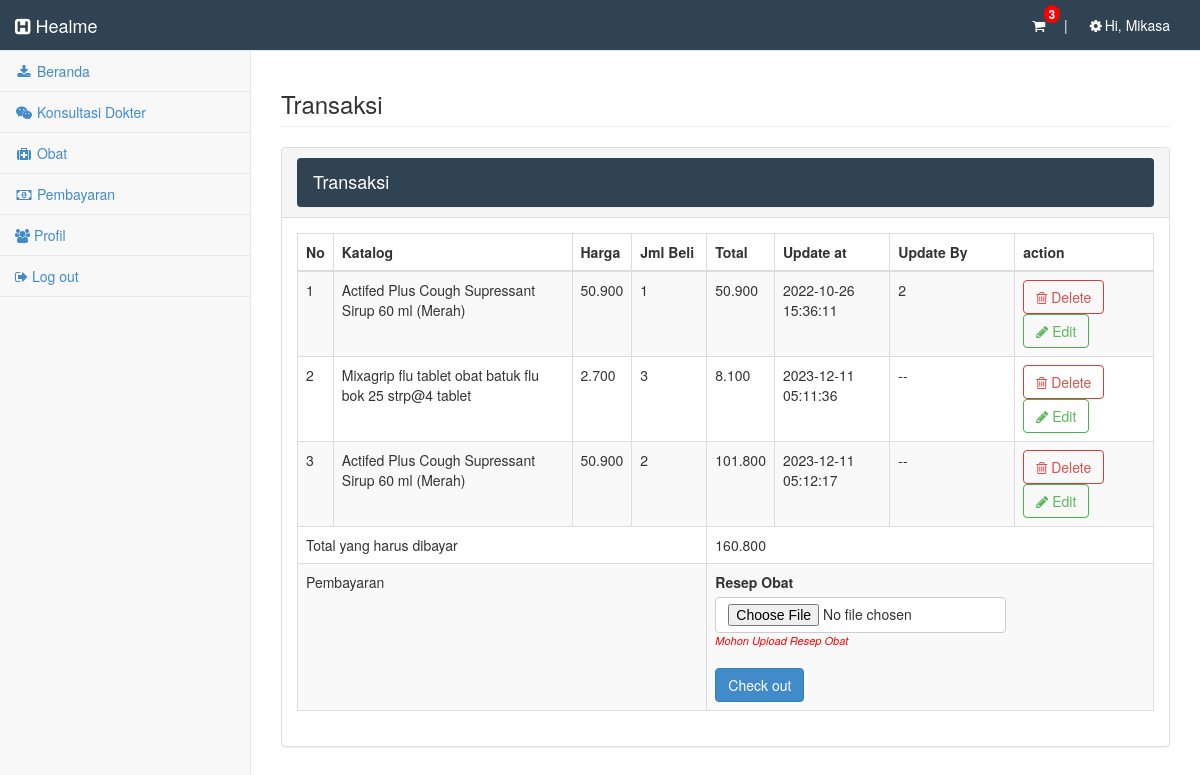
Page /transaksi.php (signed in) on the committed database.
### tables this page shows
CREATE TABLE `transaksi` (
  `id_transaksi` int(11) NOT NULL,
  `id_user` int(11) NOT NULL,
  `nm_katalog` varchar(100) NOT NULL,
  `harga` int(11) NOT NULL,
  `jml_beli` int(11) NOT NULL,
  `total` int(50) NOT NULL,
  `status_byr` varchar(50) NOT NULL,
  `insert_at` timestamp NOT NULL DEFAULT current_timestamp(),
  `update_by` varchar(100) NOT NULL,
  `update_at` timestamp NOT NULL DEFAULT current_timestamp() ON UPDATE current_timestamp()
);

### transaksi.php (the view, shortened to what this page needs)
<?php include ('head.php');?>
<body>
    <div id="wrapper">
        <?php include ('side_bar.php');?>
        <div id="page-wrapper">
            <div class="row">
                <div class="col-lg-12">
                    <h3 class="page-header">Transaksi</h3>
                </div>
				</div>
                    <div class="panel panel-default">
                        <div class="panel-heading">
                            <h4 class="modal-title" id="myModalLabel">
												<div class="panel" style="margin-bottom:0; background-color:#304352; color:#fff">
													<div class="panel-heading">
														Transaksi
													</div>
												</div>
											</h4>
                        </div>
                        <div class="panel-body">
                            <div class="table-responsive">
                                <table class="table table-striped table-bordered table-hover" id="dataTables-example">
                                    <thead>
                                        <tr>
                                            <th>No</th>
                                            <th>Katalog</th>
                                            <th>Harga</th>
                                            <th width="75px">Jml Beli</th>
                                            <th>Total</th>
                                            <th>Update at</th>
                                            <th width="125px">Update By</th>
                                            <th>action</th>
                                        </tr>
                                    </thead>
                                    <tbody>
                                        <tr>
										<?php
											require 'dbcon.php';
                                            $no=1;
                                            $ses = $_SESSION['ID'];
											$query = $conn->query("SELECT * FROM transaksi where id_user='$ses' and status_byr='Belum Bayar'");
                                            $ttl_keseluruhan=0;
												while($row = $query->fetch_array()){
													$id_transaksi=$row['id_transaksi'];
										?>
                                        <td><?php echo $no;$no++;?></td>
                                            <td><?php echo $row ['nm_katalog'];?></td>
                                            <td><?=number_format($row ['harga'], 0, ",", ".")?></td>
                                            <td><?=number_format($row ['jml_beli'], 0, ",", ".")?></td>
                                            <td><?=number_format($row ['total'], 0, ",", ".")?></td>
                                            <td><?php echo $row ['update_at'];?></td>
                                            <td><?php echo $row ['update_by'];?></td>
											<td><a rel="tooltip"  title="Delete" id="<?php echo $id_transaksi; ?>" href="#delete_user<?php echo $id_transaksi; ?>" data-target="#delete_user<?php echo $id_transaksi?>" data-toggle="modal"class="btn btn-danger btn-outline"><i class="fa fa-trash-o"></i> Delete</a>
                                             <a rel="tooltip"  title="Edit" id="<?php echo $row['id_transaksi'] ?>" href="#edit_transaksi<?php echo $row['id_transaksi'] ?>"  data-toggle="modal"class="btn btn-success btn-outline"><i class="fa fa-pencil"></i> Edit</a>
                                                </td>
                                        </tr><?php
                                    $ttl_keseluruhan = $ttl_keseluruhan + $row ['total']; }?>
                                        <tr>
                                        <td colspan="4">Total yang harus dibayar</td>
                                        <td colspan="5"><?php
                                        echo number_format($ttl_keseluruhan, 0, ",", ".")?>
                                        </td>
										</tr>
                                        <tr>
                                        <td colspan="4">Pembayaran</td>
                                        <td colspan="5">
                                        <form method = "post" enctype = "multipart/form-data">
                                        <div class="form-group">
                                            <label>Resep Obat</label><br>
                                            <input type="file" name="image" class="btn btn-default" required="true"/><i style="float: left;font-size: 11px;color: red">Mohon Upload Resep Obat</i><br>
                                        </div>
                                        <button name = "tambah" type="submit" class="btn btn-primary">Check out</button>
                                        </form>
                                        </td>
										</tr>
                                    </tbody>
                                </table>
                            </div>
                        </div>
                    </div>
            </div>
        </div>
</body>
</html>

### css/sb-admin-2.css (style rules this page uses)
body { background-color: #f8f8f8; }
#wrapper { width: 100%; }
#page-wrapper { padding: 0 15px; min-height: 568px; background-color: #fff; }
@media (min-width:768px) { #page-wrapper { position: inherit; margin: 0 0 0 250px; padding: 0 30px; border-left: 1px solid #e7e7e7; } }
.btn-outline { color: inherit; background-color: transparent; transition: all .5s; }
.btn-success.btn-outline { color: #5cb85c; }
.btn-danger.btn-outline { color: #d9534f; }

### rows in the picture
transaksi: nm_katalog "Actifed Plus Cough Supressant Sirup 60 ml (Merah)", harga "50.900", jml_beli "1", total "50.900", update_at "2022-10-26 15:36:11", update_by "2"
transaksi: nm_katalog "Mixagrip flu tablet obat batuk flu bok 25 strp@4 tablet", harga "2.700", jml_beli "3", total "8.100", update_at "2023-12-11 05:11:36", update_by "--"
transaksi: nm_katalog "Actifed Plus Cough Supressant Sirup 60 ml (Merah)", harga "50.900", jml_beli "2", total "101.800", update_at "2023-12-11 05:12:17", update_by "--"

### other values in the picture
$rew['jumlah'] "3"
$_SESSION['NAME'] "Mikasa"
$ttl_keseluruhan "160.800"
